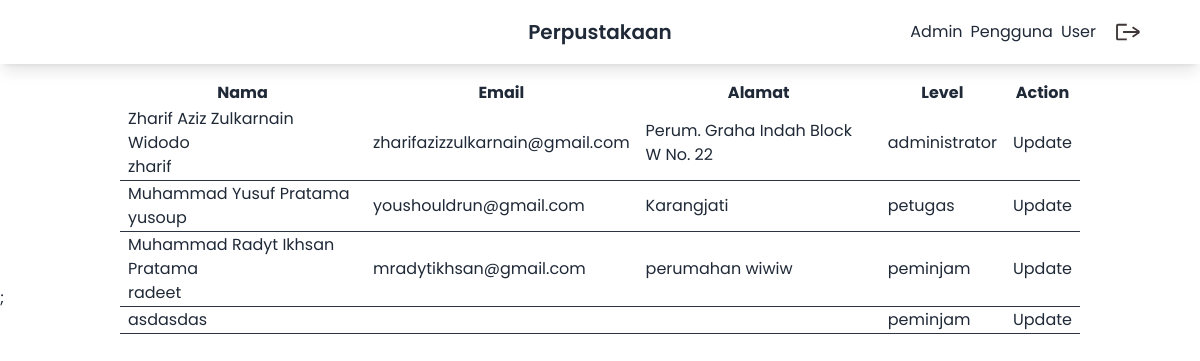
/src/view/pengguna/index.php (signed in), run on an earlier commit of the app's database.
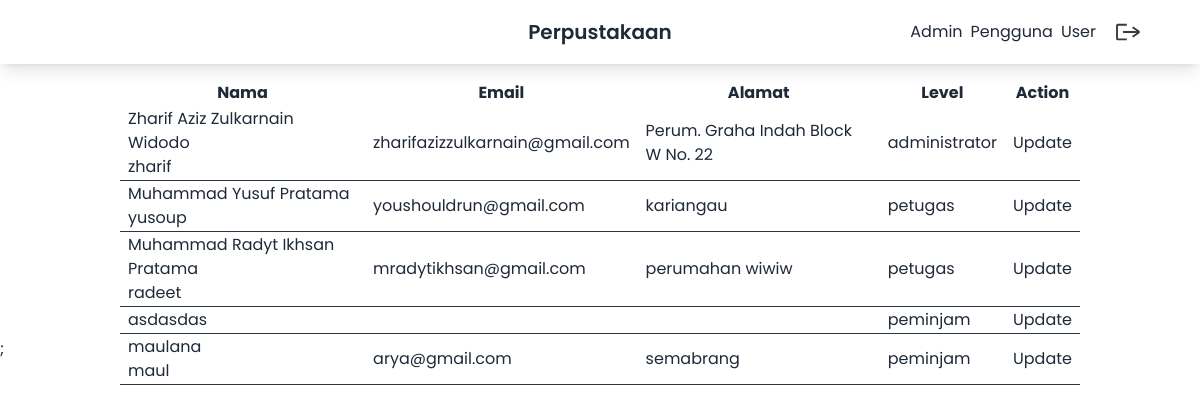
And on a later commit of the database.
### tables this page shows
CREATE TABLE `tbl_user` (
  `id_user` int(11) NOT NULL,
  `username` varchar(255) NOT NULL,
  `password` varchar(255) NOT NULL,
  `email` varchar(255) NOT NULL,
  `nama_lengkap` varchar(255) NOT NULL,
  `alamat` text NOT NULL,
  `level` enum('administrator','petugas','peminjam','') NOT NULL DEFAULT 'peminjam'
);

### src/view/pengguna/index.php (the view, shortened to what this page needs)
<?php include '../partials/_header.php' ?>
    <main class="relative top-16 z-[10] px-0 md:px-3 py-4 flex flex-col justify-center items-center">
        <div class="md:w-[80vw] w-full">
            <table class="table-auto w-full">
                <thead>
                    <tr>
                        <th>Nama</th>
                        <th>Email</th>
                        <th>Alamat</th>
                        <th>Level</th>
                        <th>Action</th>
                    </tr>
                </thead>
                <tbody>
                    <?php
                    $getUser = mysqli_query($con, "SELECT * FROM tbl_user ORDER BY level");
                    while($u = mysqli_fetch_array($getUser)){
                    ?>
                        <tr class="border-b border-neutral">
                            <td class="px-2"><p><?= $u['nama_lengkap'] ?></p><p><?= $u['username'] ?></p></td>
                            <td class="px-2"><?= $u['email'] ?></td>
                            <td class="px-2"><?= $u['alamat'] ?></td>
                            <td class="px-2"><?= $u['level'] ?></td>
                            <td class="px-2">
                                <a href="update.php?user=<?=$u['id_user']?>">Update</a>
                            </td>
                        </tr>
                    <?php } ?>
                </tbody>
            </table>
        </div>
    </main>
<?php include '../partials/_footer.php' ?>;

### src/view/partials/_header.php (shortened to what this page needs)
<?php
$level = $_SESSION['level'];
?>
<!DOCTYPE html>
<html lang="en" data-theme="light">
<head>
    <link rel="stylesheet" href="../../../public/output.css">
    <link rel="stylesheet" href="../../../public/overwrite.css">
</head>
<body class="">
    <header class="fixed w-[100vw] z-[99]">
        <nav class="navbar bg-base-100 w-full shadow-lg px-1 md:px-12">
            <div class="navbar-center">
                <a class="btn btn-ghost text-xl"  href="../main/index.php">Perpustakaan</a>
            </div>
            <div class="navbar-end flex gap-2">
                <a class="<?= $level == 'administrator' ? '' : 'hidden' ?>" href="../admin/index.php" class="btn btn-ghost btn-circle">Admin</a>
                <a class="<?= $level == 'administrator' ? '' : 'hidden' ?>" href="../pengguna/index.php" class="btn btn-ghost btn-circle">Pengguna</a>
                <a class="" href="../user/index.php" class="btn btn-ghost btn-circle">User</a>
                <a href="../auth/crud/aksi-logout.php" class="btn btn-ghost btn-circle">
                    <div class="indicator">
                    </div>
                </a>
            </div>
        </nav>
    </header>

### src/view/partials/_footer.php
</body>
</html>

### public/overwrite.css (style rules this page uses)
* { font-family: Poppins; }

What changed in the data, as far as the page shows it:
changed tbl_user "Muhammad Yusuf Pratama": alamat "Karangjati" → "kariangau"
changed tbl_user "Muhammad Radyt Ikhsan Pratama": level "peminjam" → "petugas"
added tbl_user: nama_lengkap "maulana", username "maul", email "arya@gmail.com", alamat "semabrang", level "peminjam"
